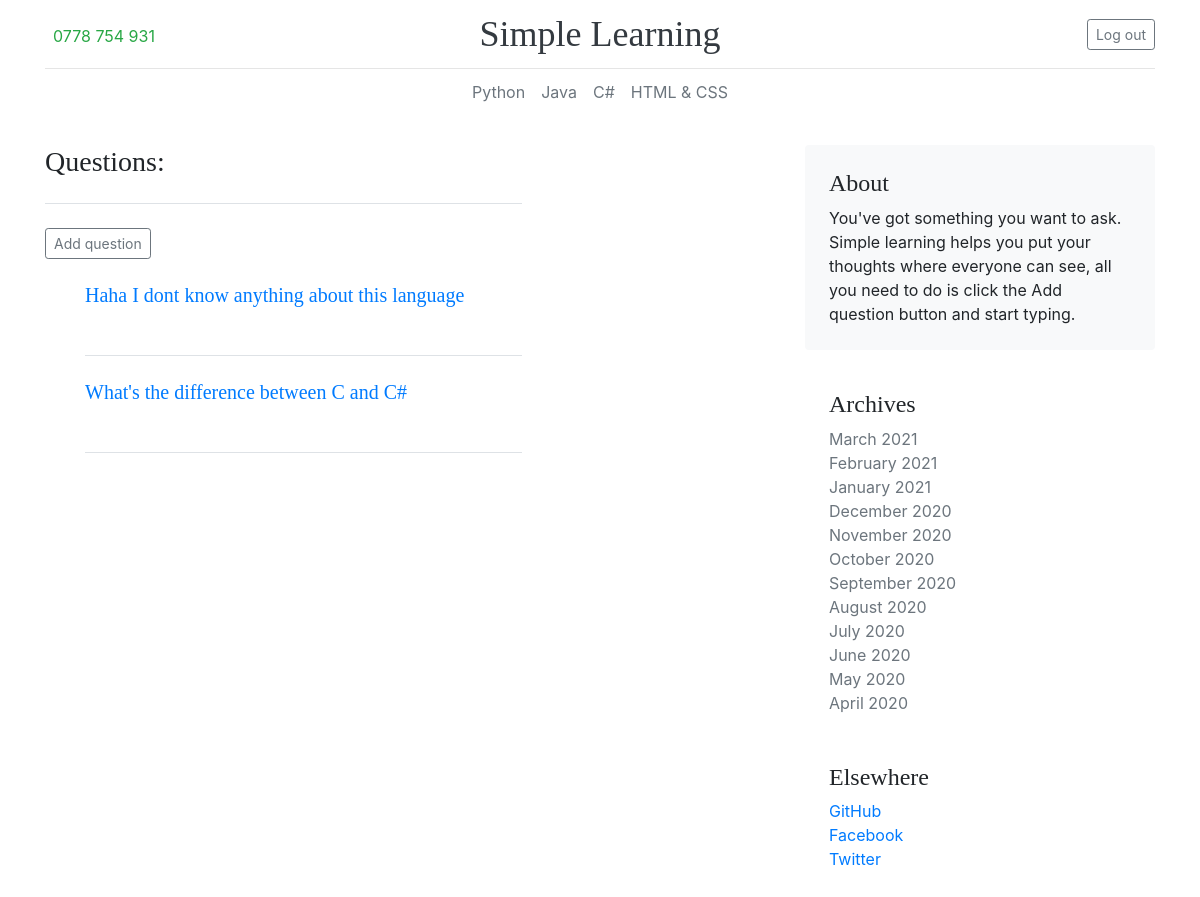
The app's page /c/questions/ (signed in) with its own data.
### c/models.py (models this page shows)
class Question(models.Model):
    text = models.TextField()
    date_added = models.DateTimeField(auto_now_add=True)
    owner = models.ForeignKey(User, on_delete=models.CASCADE, related_name='c_owner')
    def __str__(self):
        return self.text

### c/views.py (the view)
# urls.py: path('questions/', views.questions, name='questions'),
@login_required()
def questions(request):
    questions = Question.objects.order_by('-date_added')
    context = {'questions': questions}
    return render(request, 'c/questions.html', context)

### c/templates/c/questions.html (shortened to what this page needs)
<!DOCTYPE html>
<html lang="en">
<head>
</head>
{% extends 'easyprogramming/base.html' %}
{% block content %}
    <br>
    <main class="container">
    <div class="row g-5">
    <div class="col-md-8">
     <div class="row g-5">
         <div class="col-md-8">
          <h3 class="pb-4 mb-4 fst-italic border-bottom">
            Questions:
          </h3>
          <article class="blog-post">
                <a class="btn btn-sm btn-outline-secondary" href="{% url 'c:new_question' %}">Add question</a>
          <br>
          <br>
              <ul>
                 {% for question in questions %}
                     <h5 class="pb-4 mb-4 fst-italic border-bottom">
                        <a href="{% url 'c:question' question.id %}">{{ question }}</a> <br> <br>
                     </h5>
                 {% empty %}
                    <li>No questions have been added yet.</li>
                {% endfor %}
              </ul>
          </article>
        </div>
     </div>
    </div>
    <div class="col-md-4">
      <div class="position-sticky" style="top: 2rem;">
        <div class="p-4 mb-3 bg-light rounded">
          <h4 class="fst-italic">About</h4>
          <p class="mb-0">You've got something you want to ask.  Simple learning helps you put your thoughts where everyone can see, all you need to do is click the Add question button and start typing.</p>
        </div>
        <div class="p-4">
          <h4 class="fst-italic">Archives</h4>
          <ol class="list-unstyled mb-0">
            <li><a class="text-secondary" href="#">March 2021</a></li>
            <li><a class="text-muted" href="#">February 2021</a></li>
            <li><a class="text-muted" href="#">January 2021</a></li>
            <li><a class="text-muted" href="#">December 2020</a></li>
            <li><a class="text-muted" href="#">November 2020</a></li>
            <li><a class="text-muted" href="#">October 2020</a></li>
            <li><a class="text-muted" href="#">September 2020</a></li>
            <li><a class="text-muted" href="#">August 2020</a></li>
            <li><a class="text-muted" href="#">July 2020</a></li>
            <li><a class="text-muted" href="#">June 2020</a></li>
            <li><a class="text-muted" href="#">May 2020</a></li>
            <li><a class="text-muted" href="#">April 2020</a></li>
          </ol>
        </div>
        <div class="p-4">
          <h4 class="fst-italic">Elsewhere</h4>
          <ol class="list-unstyled">
            <li><a href="https://github.com/Chengetanaim">GitHub</a></li>
            <li><a href="https://www.facebook.com/chengetani.mukanhairi">Facebook</a></li>
            <li><a href="#">Twitter</a></li>
          </ol>
        </div>
      </div>
    </div>
  </div>
    </main>
{% endblock content %}

### easyprogramming/templates/easyprogramming/base.html (style rules this page uses)
h1, h2, h3, h4, h5, h6 { font-family: "Playfair Display", Georgia, "Times New Roman", serif; }
.blog-post { margin-bottom: 4rem; }

### records on screen
Question: text "Haha I dont know anything about this language"
Question: text "What's the difference between C and C#"
